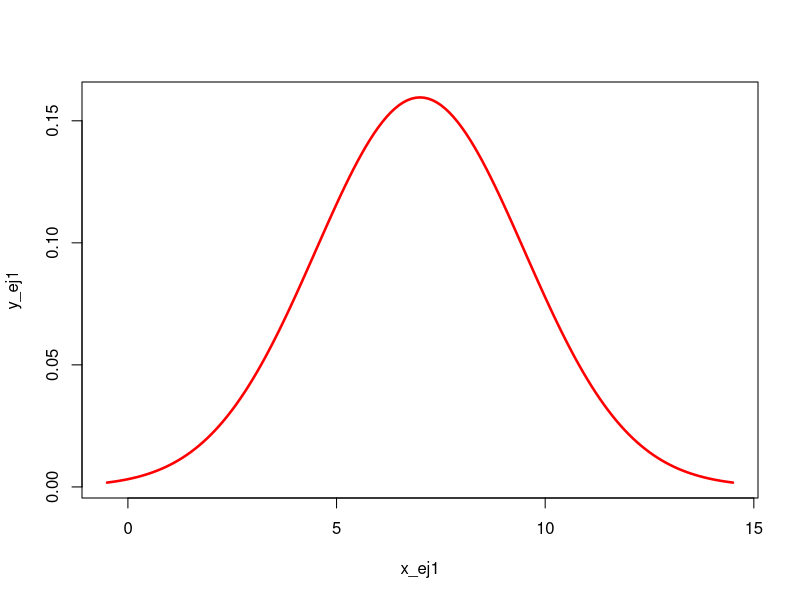

R code for this plot:
#Paula Adjemian German Adjemian Rafael Trujillo

#Control 5 
#EJERCICIO 1
mu_ej1 = 7
sigma_ej1 = 2.5

#1.1 Grafica la curva normal
x_ej1 = seq((mu_ej1 - 3*sigma_ej1), (mu_ej1 + 3*sigma_ej1), 0.1)
y_ej1 = dnorm(x_ej1, mu_ej1, sigma_ej1)
plot(x_ej1, y_ej1, type = "l", col = "red", lwd = 2.5)

#1.2. ¿Cuál es la probabilidad de que una sesión dure más de 9 minutos? 
1 - pnorm(9,mu_ej1,sigma_ej1)
#Respuesta: La probabilidad de que una sesión dure más de 9 minutos es de 0.2118554 o 21.19%

#1.3. ¿Cuál es la probabilidad de que dure menos de 5 minutos? 
pnorm(5,mu_ej1,sigma_ej1)
#Respuesta: La probabilidad de que una sesión dure menos de 5 minutos es d 0.2118554 o 21.19%

#1.4. ¿Cuál es la probabilidad de que dure entre 6 y 8 minutos? 
pnorm(8,mu_ej1,sigma_ej1)-pnorm(6,mu_ej1,sigma_ej1)
#Respuesta: La probabilidad de que una sesión dure entre 6 a 8 minutos es d 0.3108435 o 31.08%

#1.5. ¿Qué duración (en minutos) corresponde al percentil 95? 
qnorm(0.95,mu_ej1,sigma_ej1)
#Respuesta: Al percentil 95 de la muestra le corresponde 11.11213 minutos o menos

#EJERCICIO 2

mu_ej2 = 12.5
sigma_ej2 = 3.8

  #2.1 ¿Cuál es la probabilidad de que los ingresos de un día sean > 15 (miles USD)? P(X>15)

1 - pnorm(15, mu_ej2, sigma_ej2)
#Respuesta: 0.2553 o 25.53%

  #2.2 Si los costos diarios son 2.6 (miles USD), ¿cuál es la probabilidad de que los ingresos no superen los costos? P(X<2.6)

pnorm(2.6, mu_ej2, sigma_ej2)
#Respuesta: 0.00459 o 0.459%

  #2.3 ¿Qué ingreso diario corresponde al 10% más bajo de días? 

qnorm(0.10, mu_ej2, sigma_ej2)
#Respuesta: 7.6301 (miles USD)

#EJERCICIO 3
mu_ChatBot <- 4.5
sigma_ChatBot <- 1.1

mu_CallCenter <- 6.2
sigma_CallCenter <- 2.3

#3.1. ¿Cuál es la probabilidad de recibir una respuesta en menos de 4 minutos en cada canal? 
#¿Cuál canal es más eficiente según esa medida? 

#ChatBot
pnorm(4, mu_ChatBot, sigma_ChatBot)

#CallCenter
pnorm(4, mu_CallCenter, sigma_CallCenter)

#Respuesta: La probabilidad de recibir una respuesta en menos de 4 minutos en el chatbot es
# de 0.3247181 mientras que en el call center es de 0.1694044, por lo que según esta medida
#es más eficiente el chat bot (es más probable que responda más rápido, por ende más eficiente)

#3.2. ¿Cuál es la probabilidad de que el tiempo de respuesta sea mayor a 5 minutos en cada canal? 

#ChatBot
1-pnorm(5, mu_ChatBot, sigma_ChatBot)

#CallCenter
1-pnorm(5, mu_CallCenter, sigma_CallCenter)

#Respuesta: Para el chatbot la probabilidad de que el tiempo de respuesta sea mayor a 5 minutos es de 0.3247181
# Para el call center la probabilidad de que el tiempo de respuesta sea mayor a 5 minutos es de 0.699074

#3.4. Si la empresa fija como objetivo prometer un tiempo máximo igual al percentil 75 de cada canal
#¿qué significa eso operativamente? 
#¿Cuáles son esos tiempos para ambos canales? 

#Tiempo chatbot
qnorm(0.75, mu_ChatBot,sigma_ChatBot)

#Tiempo call center
qnorm(0.75, mu_CallCenter, sigma_CallCenter)

#Respuesta: Operativamente, prometer un tiempo máximo igual al percentil 75 significa comprometerse con un estándar de servicio tal
#que, en el 75% de los casos, el cliente recibirá la respuesta en un tiempo igual o inferior a ese valor.
#Es decir, solo en el 25% de los casos la respuesta demorará más que dicho tiempo. 
#Esto fija una expectativa clara hacia los clientes y un objetivo interno para medir la eficiencia (es como establecer/definir una calidad de servicio).


#En este caso:
  # Para el chatbot, el 75% de las consultas se resuelven en ≤5.241939 minutos
  # Para el call center, el 75% se resuelven en ≤ 7.751326 minutos